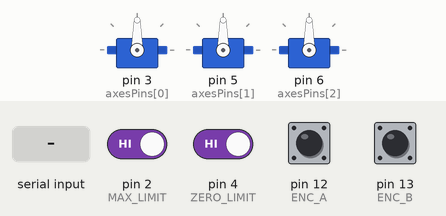
Recording of a sketch running on a simulated Arduino Uno, built with avr-gcc and run on an emulated ATmega328P. On the bench: 3 × servo. The inputs (shaded band) are chosen by the test bench; at power-on: pin 2 (MAX_LIMIT), pin 4 (ZERO_LIMIT), pin 12 (ENC_A), pin 13 (ENC_B) HIGH.

Above: at 1.2 s.
1.3 s: "200\n" received over Serial
Timing chart, 0 to 4.3 s (numbered marks = the images above; inputs shaded):
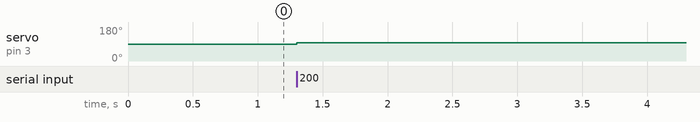

The sketch:

arduino-expoScript.ino
```cpp
#include <Servo.h>
#define NUM_SERVOS 3
#define NUM_AXES 4
#define ZERO_LIMIT 4
#define MAX_LIMIT 2
#define DC_IN1 9
#define DC_IN2 10
#define DC_EN 11
#define ENC_A 12 // DATA
#define ENC_B 13 // CLK
// Assume all non servo axes are the lowest indexed
const int NON_SERVOS = NUM_AXES - NUM_SERVOS;
Servo servos[NUM_SERVOS];
int axesPins[NUM_SERVOS] = {3, 5, 6};
int constraints[NUM_SERVOS][2] = {{40, 145}, {30, 180}, {70, 155}};
// how much serial data we expect before a newline
const unsigned int MAX_INPUT = 10;
const unsigned int railSpeed = 200;
int encPosition = 0;
int previousStateEncA;
int previousStateEncB;
const int railLength = 1478; // assuming railSpeed 200
int targetRailPosition = 0;

void setup() {
  // put your setup code here, to run once:
  pinMode(DC_IN1, OUTPUT);
  pinMode(DC_IN2, OUTPUT);
  pinMode(DC_EN, OUTPUT);
  pinMode(ENC_A, INPUT_PULLUP);
  pinMode(ENC_B, INPUT_PULLUP);
  pinMode(ZERO_LIMIT, INPUT_PULLUP);
  pinMode(MAX_LIMIT, INPUT_PULLUP);
  for (int i = 0; i < NUM_SERVOS; i++) {
    servos[i].attach(axesPins[i]);
  }
  Serial.begin(115200);
  // calibrate
//  digitalWrite(DC_IN1, HIGH);
//  digitalWrite(DC_IN2, LOW);
//  analogWrite(DC_EN, 160);

  // Read the initial state of encoder
   previousStateEncA = digitalRead(ENC_A);
   previousStateEncB = digitalRead(ENC_B);
}

// here to process incoming serial data after a terminator received
void process_data (const char * data, int dataLen)
  {
    if (dataLen>=2){
      int intData = atoi(data);
      int axis = (int) (intData/pow(10, dataLen-1));
      if (axis >= NUM_AXES) {
        // invalid
        return;
      }
      if (axis >= NON_SERVOS) {
        int angle = intData % ((int) ceil(pow(10, dataLen-1)));
        servos[axis-NON_SERVOS].write(map(constrain(angle, 0, 180), 0, 180, constraints[axis-NON_SERVOS][0], constraints[axis-NON_SERVOS][1]));
      }
      else {
        targetRailPosition = intData % ((int) ceil(pow(10, dataLen-1)));
      }
    }

  }  // end of process_data

void processIncomingByte (const byte inByte)
  {
  static char input_line [MAX_INPUT];
  static unsigned int input_pos = 0;

  switch (inByte)
    {

    case '\n':   // end of text
      input_line [input_pos] = 0;  // terminating null byte

      // terminator reached! process input_line here ...
      process_data (input_line, input_pos);

      // reset buffer for next time
      input_pos = 0;
      break;

    case '\r':   // discard carriage return
      break;

    default:
      // keep adding if not full ... allow for terminating null byte
      if (input_pos < (MAX_INPUT - 1))
        input_line [input_pos++] = inByte;
      break;

    }  // end of switch

  } // end of processIncomingByte

void loop() {
  // if serial data available, process it
  while (Serial.available () > 0)
    processIncomingByte (Serial.read ());

  updateEncoder();

  if (digitalRead(ZERO_LIMIT) == LOW) {
//    Serial.println("ZERO");
    targetRailPosition=15;
    encPosition = 0;
  }
  if (digitalRead(MAX_LIMIT) == LOW) {
//    Serial.println("MAX");
    targetRailPosition=railLength-15;
    encPosition = railLength;
  }
  // Update linear motor stuff
  int deadband = 10;
  if (encPosition - targetRailPosition > deadband) {
    // move towards motor
    digitalWrite(DC_IN1, HIGH);
    digitalWrite(DC_IN2, LOW);
    analogWrite(DC_EN, railSpeed);
  }else if (targetRailPosition - encPosition > deadband) {
    // move away from motor
    digitalWrite(DC_IN1, LOW);
    digitalWrite(DC_IN2, HIGH);
    analogWrite(DC_EN, railSpeed);
  }else {
    digitalWrite(DC_EN, LOW);
  }

 }  // end of loop

// kinda bad practice but just changes globals
 void updateEncoder() {
  int currentStateEncB = digitalRead(ENC_B);

   // If the previous and the current state of the inputCLK are different then a pulse has occurred
   if (currentStateEncB != previousStateEncB){

     // If the inputDT state is different than the inputCLK state then
     // the encoder is rotating counterclockwise
     if (digitalRead(ENC_A) != currentStateEncB) {
       encPosition--;

     } else {
       // Encoder is rotating clockwise
       encPosition++;

     }
   }
   previousStateEncB = currentStateEncB;
//   Serial.println(encPosition);
 }
```

Measured:
- after the input at 1.3 s, servo on pin 3 (axesPins[0]): 90° → 97° at once
